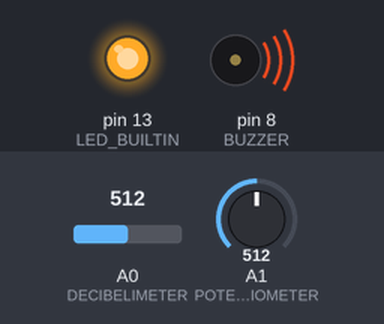
A sketch run on a simulated Arduino Uno, built with avr-gcc and run on an emulated ATmega328P. Shown: output pins drawn as LEDs (lit = HIGH), buzzer (waves = sounding). Inputs (shaded band) come from the test bench; at power-on: A0 (DECIBELIMETER) = 512, A1 (POTENTIOMETER) = 512. What the sketch prints to the serial monitor is not drawn.

Above: at 0.3 s.
At 0.8 s:
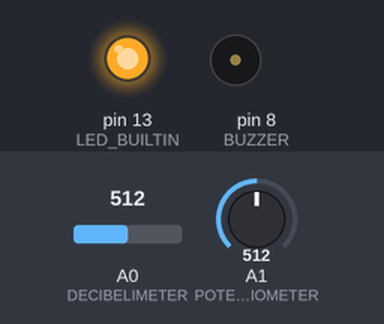
At 5.8 s:
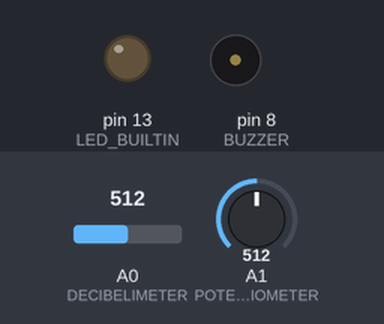
Timing chart, 0 to 7.3 s (numbered marks = the images above):
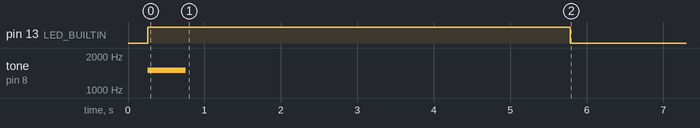

The sketch:

decibelimetro.ino
```cpp
const int BUZZER = 8;
const int POTENTIOMETER = 1;
const int DECIBELIMETER = 0;
const int MEMORY = 250;
const int DIF_MEMO = 50;

float volume_array[MEMORY];
float volume_dif_array[DIF_MEMO];
float volume_dif_sum = 0;
float volume_sum = 0;
float trigger_volume;

int dif_index;
int index;

void setup() {
  Serial.begin(9600);
  pinMode(BUZZER, OUTPUT);
  pinMode(LED_BUILTIN, OUTPUT);
  pinMode(DECIBELIMETER, INPUT);
  pinMode(POTENTIOMETER, INPUT);

  for(dif_index=0;dif_index<DIF_MEMO;dif_index++){
    volume_dif_array[dif_index] = 0;
  }
  for(index=0;index<MEMORY;index++){
    volume_array[index] = 0;
  }
}

float get_dif_mean(float volume_mean){
  if (dif_index < DIF_MEMO-1){
    dif_index++;
  } else {
    dif_index = 0;
  }

  volume_dif_sum -= volume_dif_array[dif_index];
  volume_dif_array[dif_index] = analogRead(DECIBELIMETER) - volume_mean;
  if (volume_dif_array[dif_index] < 0) {
    volume_dif_array[dif_index] = -volume_dif_array[dif_index];
  }
  volume_dif_sum += volume_dif_array[dif_index];

  return volume_dif_sum/DIF_MEMO;
}

float get_mean() {
  if (index < MEMORY-1){
    index++;
  } else {
    index = 0;
  }

  volume_sum -= volume_array[index];
  volume_array[index] = analogRead(DECIBELIMETER);
  volume_sum += volume_array[index];

  return volume_sum/MEMORY;
}

void send_plotter_data(float volume_dif_mean, float volume_mean){
  Serial.print(analogRead(DECIBELIMETER));
  Serial.print(",");
  Serial.print(volume_dif_mean);
  Serial.print(",");
  Serial.print(volume_mean);
  Serial.print(",");
  Serial.println(trigger_volume);
}

void reset_memory() {
  int i;
  volume_sum = 0;
  volume_dif_sum = 0;
  for (i = 0; i < MEMORY; i++){
    volume_array[i] = analogRead(DECIBELIMETER);
    volume_sum += volume_array[i];
    if (i >= MEMORY - DIF_MEMO) {
      volume_dif_array[i - (MEMORY - DIF_MEMO)] = 0;
    }
  }
  volume_dif_sum += 0;
}

void read_trigger_volume() {
  trigger_volume = analogRead(POTENTIOMETER)/4;
}

void loop() {
  float volume_mean = get_mean();
  float volume_dif_mean = get_dif_mean(volume_mean);

  send_plotter_data(volume_dif_mean, volume_mean);

  read_trigger_volume();

  if (volume_dif_mean > trigger_volume) {
    tone(BUZZER, 1500);
    digitalWrite(LED_BUILTIN, HIGH);
    delay(500);
    noTone(BUZZER);
    delay(5000);
    reset_memory();
  }
  else {
    digitalWrite(LED_BUILTIN, LOW);
    noTone(BUZZER);
  }
}
```

Measured:
- by itself, pin 13 (LED_BUILTIN): LOW → HIGH at 0.26 s, → LOW 5.5 s later
- by itself, tone on pin 8 (BUZZER): silent → 1500 Hz at 0.26 s, → silent 0.50 s later
